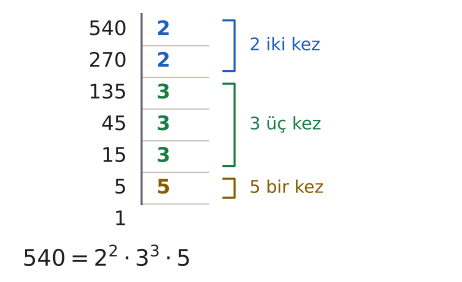

This chart was generated by the following Python code:
import sys; sys.path.insert(0, "tools")
from cizim import *

# Ders: 540'ın bölme merdiveni. 540 = 2^2 · 3^3 · 5
fig, ax = sekil(6, 3.6)
ax.axis("off")
satirlar = [(540, 2), (270, 2), (135, 3), (45, 3), (15, 3), (5, 5), (1, None)]
renk = {2: MAVI, 3: YESIL, 5: SARI}
for i, (n, p) in enumerate(satirlar):
    y = -i
    ax.text(1.6, y, str(n), ha="right", va="center", fontsize=15, color=YAZI)
    if p:
        ax.text(2.0, y, str(p), ha="left", va="center", fontsize=15, color=renk[p], fontweight="bold")
        ax.plot([1.8, 2.7], [y - 0.5, y - 0.5], color=CIZGI, lw=1)
ax.plot([1.8, 1.8], [0.5, -5.5], color=SOLUK, lw=1.6)
# Sağda gruplama
gruplar = [(0, 1, "2 iki kez", MAVI), (2, 4, "3 üç kez", YESIL), (5, 5, "5 bir kez", SARI)]
for a, b, yazi, r in gruplar:
    ax.plot([2.9, 3.05, 3.05, 2.9], [-a + 0.3, -a + 0.3, -b - 0.3, -b - 0.3], color=r, lw=1.6)
    ax.text(3.25, -(a + b) / 2, yazi, ha="left", va="center", fontsize=13, color=r)
ax.text(0.2, -7.2, r"$540 = 2^2 \cdot 3^3 \cdot 5$", ha="left", va="center", fontsize=17, color=YAZI)
ax.set_xlim(0, 6); ax.set_ylim(-7.7, 0.7)
kaydet(fig, __file__)
